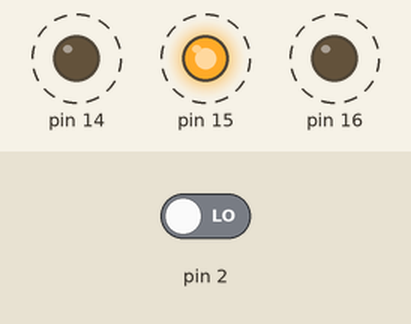
A sketch run on a simulated Arduino Uno, built with avr-gcc and run on an emulated ATmega328P. Shown: output pins drawn as LEDs (lit = HIGH). Dashed ring = blinking. The inputs (shaded band) are chosen by the test bench; at power-on: pin 2 LOW.

Above: at 5.0 s.
5.1 s: pin 2 driven HIGH
At 5.35 s:
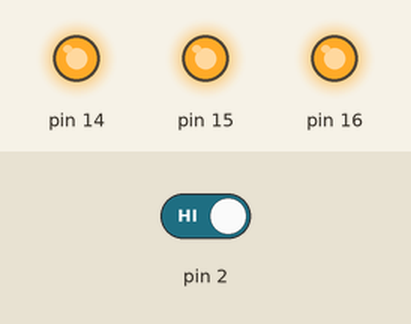
At 5.85 s:
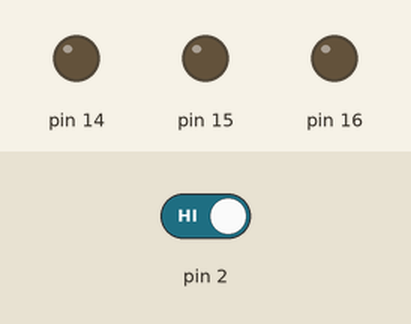
Timing chart, 0 to 14.1 s (numbered marks = the images above; inputs shaded):
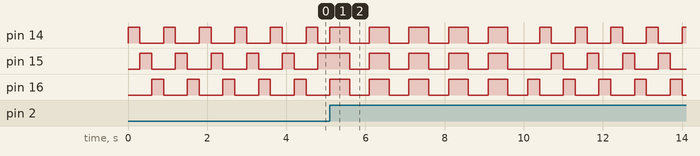

The sketch:

lab2.ino
```cpp
#include <avr/io.h>
#include <util/delay.h>
#include <avr/interrupt.h>

#define SET_BIT(reg,pin) (reg|=(1<<pin))
#define CLEAR_BIT(reg,pin) (reg&=~(1<<pin))
#define TOGGLE_BIT(reg,pin) (reg^=(1<<pin))


ISR(INT0_vect) {
  for (int i=0; i<5; i++) {
    PORTC = 0x07;
    _delay_ms(500);
    PORTC = 0x00;
    _delay_ms(500);
  }
  }

  void INT0_Init (void) {
    SREG &= ~(1<<7);
    DDRD &= (~(1<<PD2));
    EIMSK |= (1<<INT0);
    EICRA |= (1<<ISC00) | (1<<ISC01);
    SREG |= (1<<7);
  }


  int main (void) {
    int pin = 0;
    INT0_Init();
    DDRC = DDRC | (1<<PC0)| (1<<PC1)| (1<<PC2);
    PORTC = PORTC | (1<<PC0);
    while (1){
       SET_BIT(PORTC,pin);
       _delay_ms(300);
       CLEAR_BIT(PORTC,pin);
       if(pin==2)pin = 0;
       else pin++;
      }
    }
```
